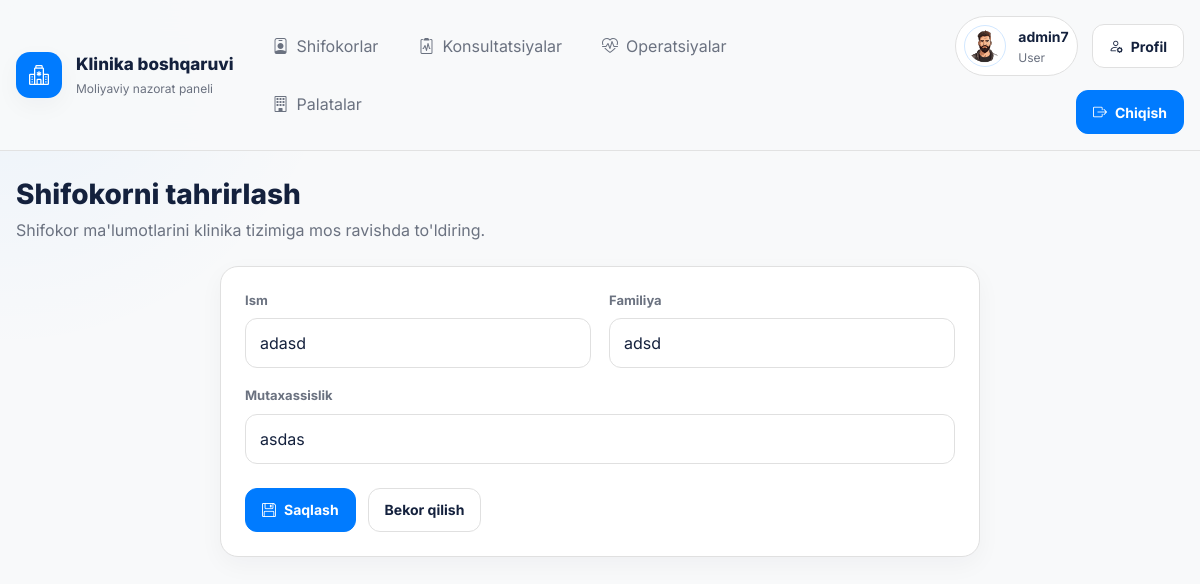
The app's page /finance/doctors/14/update/ (signed in) with its own data.
### accounts/models.py (models this page shows, shortened)
class CustomUser(AbstractUser):
    ROLE_CHOICES = {
        'admin': 'Admin',
        'user': 'User',
    }
    role = models.CharField(max_length=20, choices=ROLE_CHOICES, default='user')
    phone = models.CharField(max_length=15, blank=True, null=True)
    avatar = models.ImageField(upload_to='avatars/', default='avatars/default_avatar.png', blank=True)

### finance/models.py (models this page shows, shortened)
class Doctor(BaseModel):
    first_name = models.CharField(max_length=50)
    last_name = models.CharField(max_length=50)
    specialty = models.CharField(max_length=50)
    class Meta:
        verbose_name_plural = "Doctors"

### finance/views.py (the view, shortened to what this page needs)
# urls.py: path('doctors/<int:pk>/update/', DoctorUpdateView.as_view(), name='doctor-update'),
class DoctorUpdateView(LoginRequiredMixin, UpdateView):
    model = Doctor
    form_class = DoctorForm
    template_name = 'doctors/doctor_form.html'
    success_url = reverse_lazy('doctor-list')

### finance/forms.py
class DoctorForm(forms.ModelForm):
    class Meta:
        model = Doctor
        fields = ['first_name', 'last_name', 'specialty']
        widgets = {
            'first_name': forms.TextInput(attrs={
                'class': 'form-control',
                'placeholder': 'Ism',
                'maxlength': '50'
            }),
            'last_name': forms.TextInput(attrs={
                'class': 'form-control',
                'placeholder': 'Familiya',
                'maxlength': '50'
            }),
            'specialty': forms.TextInput(attrs={
                'class': 'form-control',
                'placeholder': 'Mutaxassislik',
                'maxlength': '50'
            }),
        }
        labels = {
            'first_name': 'Ism',
            'last_name': 'Familiya',
            'specialty': 'Mutaxassislik',
        }

### templates/doctors/doctor_form.html (shortened to what this page needs)
{% extends 'base.html' %}
{% block content %}
<section class="page-header">
    <div>
        <h1 class="page-title">{% if form.instance.pk %}Shifokorni tahrirlash{% else %}Yangi shifokor qo'shish{% endif %}</h1>
        <p class="page-description">Shifokor ma'lumotlarini klinika tizimiga mos ravishda to'ldiring.</p>
    </div>
</section>
<section class="surface-card" style="max-width: 760px; margin: 0 auto;">
    <div class="surface-body">
        <form method="post">
            <div class="form-grid">
                {% for field in form %}
                    <div class="form-field {% if field.name == 'specialty' %}full{% endif %}">
                        <label for="{{ field.id_for_label }}">{{ field.label }}</label>
                        {{ field }}
                    </div>
                {% endfor %}
            </div>
            <div class="form-actions">
                <button type="submit" class="btn btn-primary"><i class="bi bi-floppy"></i>Saqlash</button>
                <a href="{% url 'doctor-list' %}" class="btn btn-secondary">Bekor qilish</a>
            </div>
        </form>
    </div>
</section>
{% endblock %}

### templates/base.html (shortened to what this page needs)
<!DOCTYPE html>
<html lang="uz">
<head>
    <link rel="stylesheet" href="https://cdn.jsdelivr.net/npm/bootstrap-icons@1.11.3/font/bootstrap-icons.min.css">
</head>
<body>
    <div class="shell">
        <header class="topbar">
            <div class="topbar-inner">
                <a href="{% url 'home' %}" class="brand">
                    <span class="brand-mark"><i class="bi bi-hospital"></i></span>
                    <span class="brand-copy">
                        <span class="brand-title">Klinika boshqaruvi</span>
                        <span class="brand-subtitle">Moliyaviy nazorat paneli</span>
                    </span>
                </a>
                <div class="nav-area">
                    <ul class="nav-links">
                        <li><a href="{% url 'doctor-list' %}"><i class="bi bi-person-badge"></i>Shifokorlar</a></li>
                        <li><a href="{% url 'consultation-list' %}"><i class="bi bi-clipboard2-pulse"></i>Konsultatsiyalar</a></li>
                        <li><a href="{% url 'surgery-list' %}"><i class="bi bi-heart-pulse"></i>Operatsiyalar</a></li>
                        <li><a href="{% url 'room-list' %}"><i class="bi bi-building"></i>Palatalar</a></li>
                    </ul>
                    <div class="nav-actions">
                        {% if user.is_authenticated %}
                            <div class="user-panel">
                                {% if user.avatar %}
                                    <img src="{{ user.avatar.url }}" alt="{{ user.username }}" class="user-avatar">
                                {% else %}
                                    <div class="user-avatar-fallback">{{ user.username|first|upper }}</div>
                                {% endif %}
                                <div class="user-meta">
                                    <span class="user-name">{{ user.get_full_name|default:user.username }}</span>
                                    <span class="user-role">{{ user.get_role_display }}</span>
                                </div>
                            </div>
                            <a href="{% url 'profile-update' %}" class="btn btn-secondary"><i class="bi bi-person-gear"></i>Profil</a>
                            <a href="{% url 'logout' %}" class="btn btn-primary"><i class="bi bi-box-arrow-right"></i>Chiqish</a>
                        {% else %}
                            <a href="{% url 'login' %}" class="btn btn-secondary"><i class="bi bi-box-arrow-in-right"></i>Kirish</a>
                            <a href="{% url 'register' %}" class="btn btn-primary"><i class="bi bi-person-plus"></i>Ro'yxatdan o'tish</a>
                        {% endif %}
                    </div>
                </div>
            </div>
        </header>
        <main class="page-wrap">
            {% block content %}{% endblock %}
        </main>
    </div>
</body>
</html>

### records on screen
CustomUser: avatar (placeholder picture), get_full_name "admin7", role "User"
Doctor: form "adasd" "adsd" "asdas"

### other values on screen
{{ field.label }} "Ism" "Familiya" "Mutaxassislik"
